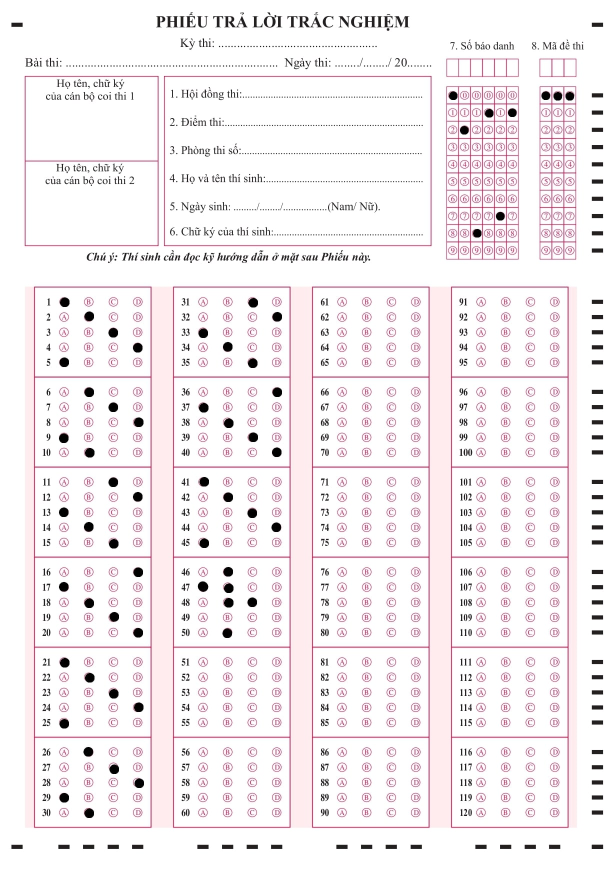
#> input picture kaggle/Filled-temp/test2.jpg, 1229 x 1754 px (shown at 1/2 size)
$ python -i cell_detection.py   (imports and definitions only)
#> lines starting #> are read from the running program, lines starting #| are printed output that depends on the picture; after the words box and inside, x2 and y2 are one past the last pixel; in counts of white or black regions, pixels touching at a corner belong together
#> further down, picture is the input picture: shape (1754, 1229, 3); mean B, G, R 240.3, 237.8, 244
"""
Cell Detection Module
Handles timing marks detection and cell extraction from exam sheets
"""
import cv2
import numpy as np
from typing import List, Tuple, Dict, Any
from dataclasses import dataclass
import logging

logger = logging.getLogger(__name__)


@dataclass
class CellExtractionConfig:
    """Configuration for cell extraction"""
    cell_size: int = 15
    n_rows: int = 42
    n_cols: int = 18

    # Student code region
    student_code_x: int = 892
    student_code_width: int = 145
    student_code_cols: int = 6

    # Exam code region
    exam_code_x: int = 1080
    exam_code_width: int = 72
    exam_code_cols: int = 3

    # Code rows
    code_row_height: int = 35
    code_row_start: int = 1
    code_row_end: int = 11

    # Timing marks strip ratios
    right_strip_ratio: float = 0.05
    bottom_strip_ratio: float = 0.05


def preprocess_strip(strip: np.ndarray, enhance: bool = True) -> np.ndarray:
    """
    Preprocess timing mark strip for detection.

    Args:
        strip: Input strip image
        enhance: Whether to apply CLAHE enhancement

    Returns:
        Binary image ready for contour detection
    """
    gray = cv2.cvtColor(strip, cv2.COLOR_BGR2GRAY) if len(strip.shape) == 3 else strip

    if enhance:
        clahe = cv2.createCLAHE(clipLimit=2.0, tileGridSize=(8, 8))
        gray = clahe.apply(gray)

    gray = cv2.GaussianBlur(gray, (3, 3), 0)

    binary = cv2.adaptiveThreshold(
        gray, 255, cv2.ADAPTIVE_THRESH_GAUSSIAN_C,
        cv2.THRESH_BINARY_INV, 11, 2
    )

    kernel = cv2.getStructuringElement(cv2.MORPH_ELLIPSE, (3, 3))
    binary = cv2.morphologyEx(binary, cv2.MORPH_CLOSE, kernel)

    return binary


def detect_timing_marks(
    binary_strip: np.ndarray,
    axis: str = 'vertical',
    min_area: int = 50,
    max_area: int = 8000,
    min_dist: int = 8,
    aspect_ratio_range: Tuple[float, float] = (0.2, 6.0),
    edge_margin: int = 3
) -> List[int]:
    """
    Detect timing marks (black dots) on a strip for alignment.

    Args:
        binary_strip: Binary image of the strip
        axis: 'vertical' for row marks, 'horizontal' for column marks
        min_area: Minimum contour area to consider
        max_area: Maximum contour area to consider
        min_dist: Minimum distance between consecutive marks
        aspect_ratio_range: Valid aspect ratio range for marks
        edge_margin: Margin from edges to ignore

    Returns:
        List of mark positions (y-coordinates for vertical, x for horizontal)
    """
    h, w = binary_strip.shape[:2]
    contours, _ = cv2.findContours(
        binary_strip, cv2.RETR_EXTERNAL, cv2.CHAIN_APPROX_SIMPLE
    )

    candidates = []

    for cnt in contours:
        x, y, w_box, h_box = cv2.boundingRect(cnt)
        area = w_box * h_box

        # Filter by area
        if area < min_area or area > max_area:
            continue

        # Filter by aspect ratio
        aspect = w_box / h_box if h_box > 0 else 0
        if not (aspect_ratio_range[0] <= aspect <= aspect_ratio_range[1]):
            continue

        # Filter by edge proximity and get position
        if axis == 'vertical':
            if x < edge_margin or x + w_box > w - edge_margin:
                continue
            pos = y + h_box // 2
        else:
            if y < edge_margin or y + h_box > h - edge_margin:
                continue
            pos = x + w_box // 2

        candidates.append((pos, area))

    # Sort by position
    candidates.sort(key=lambda x: x[0])

    # Filter by minimum distance
    filtered = []
    for pos, area in candidates:
        if not filtered or abs(pos - filtered[-1]) >= min_dist:
            filtered.append(pos)

    return filtered


def extract_timing_strips(
    warped_img: np.ndarray,
    right_ratio: float = 0.05,
    bottom_ratio: float = 0.05
) -> Tuple[np.ndarray, np.ndarray]:
    """
    Extract right and bottom strips containing timing marks.

    Args:
        warped_img: Warped exam image
        right_ratio: Ratio of image width for right strip
        bottom_ratio: Ratio of image height for bottom strip

    Returns:
        Tuple of (right_strip, bottom_strip)
    """
#> called with right_ratio = 0.05, bottom_ratio = 0.05
    h, w = warped_img.shape[:2]
#> h = 1754; w = 1229

    right_start_x = int(w * (1 - right_ratio))
#> right_start_x = 1167
    right_strip = warped_img[:, right_start_x:]
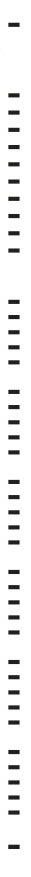
#> right_strip: shape (1754, 62, 3) (shown at 1/2 size); mean B, G, R 238.9, 238.9, 239.1

    bottom_start_y = int(h * (1 - bottom_ratio))
#> bottom_start_y = 1666
    bottom_strip = warped_img[bottom_start_y:, :]
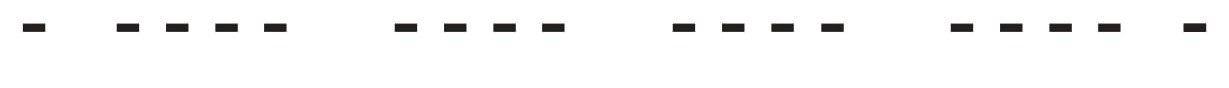
#> bottom_strip: shape (88, 1229, 3); mean B, G, R 248, 248, 248.1

    return right_strip, bottom_strip


def detect_grid_marks(
    warped_img: np.ndarray,
    config: CellExtractionConfig = None
) -> Tuple[List[int], List[int]]:
    """
    Detect row and column marks from timing strips.

    Args:
        warped_img: Warped exam image
        config: Cell extraction configuration

    Returns:
        Tuple of (row_marks, col_marks)
    """
    if config is None:
        config = CellExtractionConfig()

    right_strip, bottom_strip = extract_timing_strips(
        warped_img, config.right_strip_ratio, config.bottom_strip_ratio
    )

    bin_right = preprocess_strip(right_strip)
#> in preprocess_strip, `binary = cv2.adaptiveThreshold( gray, 255, cv2.ADAPTIVE_THRESH_GAUSSIA..`:
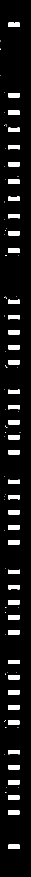
#> binary: shape (1754, 62) (shown at 1/2 size); 7.3% white; 103 white regions (61 under 20 px), largest, box (x1, y1, x2, y2) and area: (16, 1689, 40, 1698) 209, (16, 660, 39, 669) 202, (16, 1350, 39, 1359) 202
    bin_bottom = preprocess_strip(bottom_strip)
#> call 2 of preprocess_strip, with enhance = True
#> in preprocess_strip (call 2), `binary = cv2.adaptiveThreshold( gray, 255, cv2.ADAPTIVE_THRESH_GAUSSIA..`:
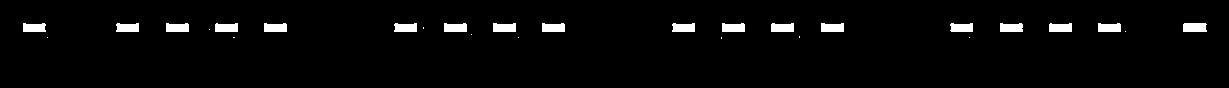
#> binary: shape (88, 1229); 3.2% white; 28 white regions (10 under 20 px)

    row_marks = detect_timing_marks(bin_right, axis='vertical', min_area=150, min_dist=10)
#> in detect_timing_marks, `contours, _ = cv2.findContours( binary_strip, cv2.RETR_EXTERNAL, cv2.C..`: contours = 103 contours, 61 with area under 20; largest, box (x1, y1, x2, y2) and area: (16, 1689, 40, 1698) 178, (16, 1530, 39, 1539) 172, (16, 1350, 39, 1359) 172, (16, 660, 39, 669) 172, (16, 840, 39, 849) 170
#> the loop in detect_timing_marks, `for cnt in contours:` made 103 passes
#> (x, y, w_box, h_box, area, aspect, pos) on passes 1, 2, 3, 8, 9, 11, 16, 18, 19, 20, 24, 26: (16, 1689, 24, 9, 216, 2.67, 1693), (16, 1621, 23, 9, 207, 2.56, 1625), (16, 1591, 23, 8, 184, 2.88, 1595), (16, 1560, 23, 9, 207, 2.56, 1564), (16, 1530, 23, 9, 207, 2.56, 1534), (16, 1500, 23, 9, 207, 2.56, 1504), (16, 1441, 23, 8, 184, 2.88, 1445), (16, 1410, 23, 9, 207, 2.56, 1414), (16, 1380, 23, 9, 207, 2.56, 1384), (16, 1350, 23, 9, 207, 2.56, 1354), (16, 1320, 23, 8, 184, 2.88, 1324), (16, 1260, 23, 9, 207, 2.56, 1264)
#> after the loop in detect_timing_marks, `for cnt in contours:`: candidates = 42 pairs, first value 49 to 1693, second value 184 to 216
#> the loop in detect_timing_marks, `for pos, area in candidates:` made 42 passes
#> (pos, area) on passes 1 to 12: (49, 207), (190, 207), (225, 207), (259, 207), (294, 207), (328, 207), (363, 207), (397, 207), (432, 207), (466, 207), (501, 207), (603, 207)
#> after the loop in detect_timing_marks, `for pos, area in candidates:`: filtered = 42 values from 49 to 1693
#> row_marks = 42 values from 49 to 1693
    col_marks = detect_timing_marks(bin_bottom, axis='horizontal', min_area=150, min_dist=10)
#> in detect_timing_marks (call 2), `contours, _ = cv2.findContours( binary_strip, cv2.RETR_EXTERNAL, cv2.C..`: contours = 28 contours, 10 with area under 20; largest, box (x1, y1, x2, y2) and area: (1183, 23, 1207, 32) 178, (821, 23, 844, 32) 160, (493, 23, 516, 32) 160, (1098, 23, 1121, 32) 160, (771, 23, 794, 32) 160
#> the loop in detect_timing_marks (call 2), `for cnt in contours:` made 28 passes
#> (x, y, w_box, h_box, area, aspect, pos) on passes 11 to 22: (1183, 23, 24, 9, 216, 2.67, 1195), (1098, 23, 23, 9, 207, 2.56, 1109), (1049, 23, 23, 9, 207, 2.56, 1060), (1000, 23, 23, 9, 207, 2.56, 1011), (950, 23, 23, 9, 207, 2.56, 961), (821, 23, 23, 9, 207, 2.56, 832), (771, 23, 23, 9, 207, 2.56, 782), (722, 23, 23, 9, 207, 2.56, 733), (672, 23, 23, 9, 207, 2.56, 683), (542, 23, 23, 9, 207, 2.56, 553), (493, 23, 23, 9, 207, 2.56, 504), (444, 23, 23, 9, 207, 2.56, 455)
#> the loop in detect_timing_marks (call 2), `for pos, area in candidates:` made 18 passes
#> (pos, area) on passes 1 to 12: (34, 207), (127, 207), (177, 207), (226, 207), (275, 207), (405, 207), (455, 207), (504, 207), (553, 207), (683, 207), (733, 207), (782, 207)
#> col_marks = [34, 127, 177, 226, 275, 405, 455, 504, 553, 683, 733, 782, 832, 961, 1011, 1060, 1109, 1195]

    logger.debug(f"Detected {len(row_marks)} row marks, {len(col_marks)} column marks")

    return row_marks, col_marks


# [115 lines left out: functions extract_answer_cells, map_cells_to_2d, extract_code_region_cells, not called in this run]


class CellExtractor:
    """
    Extracts all relevant cells from a warped exam image.
    """

    def __init__(self, config: CellExtractionConfig = None):
        self.config = config or CellExtractionConfig()

    # [52 lines left out: function extract_all, not called in this run]

>>> import cv2
>>> picture = cv2.imread('../../kaggle/Filled-temp/test2.jpg')
>>> result = detect_grid_marks(picture)
